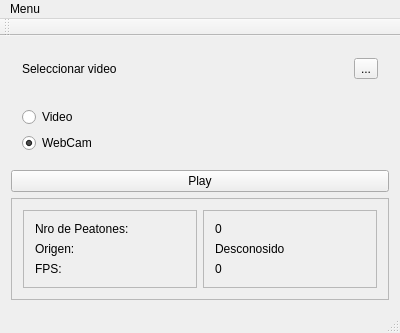
<?xml version="1.0" encoding="UTF-8"?>
<ui version="4.0">
 <class>MainWindow</class>
 <widget class="QMainWindow" name="MainWindow">
  <property name="geometry">
   <rect>
    <x>0</x>
    <y>0</y>
    <width>400</width>
    <height>327</height>
   </rect>
  </property>
  <property name="windowTitle">
   <string>Detectar Peatones</string>
  </property>
  <widget class="QWidget" name="centralWidget">
   <layout class="QVBoxLayout" name="verticalLayout">
    <item>
     <widget class="QWidget" name="widget" native="true">
      <layout class="QGridLayout" name="gridLayout">
       <item row="0" column="0">
        <widget class="QLabel" name="labelVideo">
         <property name="text">
          <string>Seleccionar video</string>
         </property>
        </widget>
       </item>
       <item row="0" column="1">
        <widget class="QToolButton" name="toolButton">
         <property name="text">
          <string>...</string>
         </property>
        </widget>
       </item>
      </layout>
     </widget>
    </item>
    <item>
     <widget class="QWidget" name="widget_2" native="true">
      <layout class="QVBoxLayout" name="verticalLayout_2">
       <item>
        <widget class="QRadioButton" name="radioVideo">
         <property name="text">
          <string>Video</string>
         </property>
        </widget>
       </item>
       <item>
        <widget class="QRadioButton" name="radioWebcam">
         <property name="text">
          <string>WebCam</string>
         </property>
         <property name="checked">
          <bool>true</bool>
         </property>
        </widget>
       </item>
      </layout>
     </widget>
    </item>
    <item>
     <widget class="QPushButton" name="play">
      <property name="text">
       <string>Play</string>
      </property>
      <property name="checkable">
       <bool>true</bool>
      </property>
     </widget>
    </item>
    <item>
     <widget class="QFrame" name="frame">
      <property name="frameShape">
       <enum>QFrame::StyledPanel</enum>
      </property>
      <property name="frameShadow">
       <enum>QFrame::Raised</enum>
      </property>
      <layout class="QHBoxLayout" name="horizontalLayout">
       <item>
        <widget class="QFrame" name="frame_textos">
         <property name="frameShape">
          <enum>QFrame::StyledPanel</enum>
         </property>
         <property name="frameShadow">
          <enum>QFrame::Raised</enum>
         </property>
         <layout class="QVBoxLayout" name="verticalLayout_3">
          <item>
           <widget class="QLabel" name="label_texto_nro">
            <property name="text">
             <string>Nro de Peatones:</string>
            </property>
           </widget>
          </item>
          <item>
           <widget class="QLabel" name="label_texto_origen">
            <property name="text">
             <string>Origen:</string>
            </property>
           </widget>
          </item>
          <item>
           <widget class="QLabel" name="label_texto_fps">
            <property name="text">
             <string>FPS:</string>
            </property>
           </widget>
          </item>
         </layout>
        </widget>
       </item>
       <item>
        <widget class="QFrame" name="frame_despligue">
         <property name="frameShape">
          <enum>QFrame::StyledPanel</enum>
         </property>
         <property name="frameShadow">
          <enum>QFrame::Raised</enum>
         </property>
         <layout class="QVBoxLayout" name="verticalLayout_4">
          <item>
           <widget class="QLabel" name="label_muestra_nro">
            <property name="text">
             <string>0</string>
            </property>
           </widget>
          </item>
          <item>
           <widget class="QLabel" name="label_muestra_origen">
            <property name="text">
             <string>Desconosido</string>
            </property>
           </widget>
          </item>
          <item>
           <widget class="QLabel" name="label_muestra_fps">
            <property name="text">
             <string>0</string>
            </property>
           </widget>
          </item>
         </layout>
        </widget>
       </item>
      </layout>
     </widget>
    </item>
   </layout>
  </widget>
  <widget class="QMenuBar" name="menuBar">
   <property name="geometry">
    <rect>
     <x>0</x>
     <y>0</y>
     <width>400</width>
     <height>19</height>
    </rect>
   </property>
   <widget class="QMenu" name="menuMenu">
    <property name="title">
     <string>Menu</string>
    </property>
    <addaction name="actionAbrir_Video"/>
   </widget>
   <addaction name="menuMenu"/>
  </widget>
  <widget class="QToolBar" name="mainToolBar">
   <attribute name="toolBarArea">
    <enum>TopToolBarArea</enum>
   </attribute>
   <attribute name="toolBarBreak">
    <bool>false</bool>
   </attribute>
  </widget>
  <widget class="QStatusBar" name="statusBar"/>
  <action name="actionAbrir_Video">
   <property name="text">
    <string>Abrir Video</string>
   </property>
  </action>
 </widget>
 <layoutdefault spacing="6" margin="11"/>
 <resources/>
 <connections/>
</ui>
